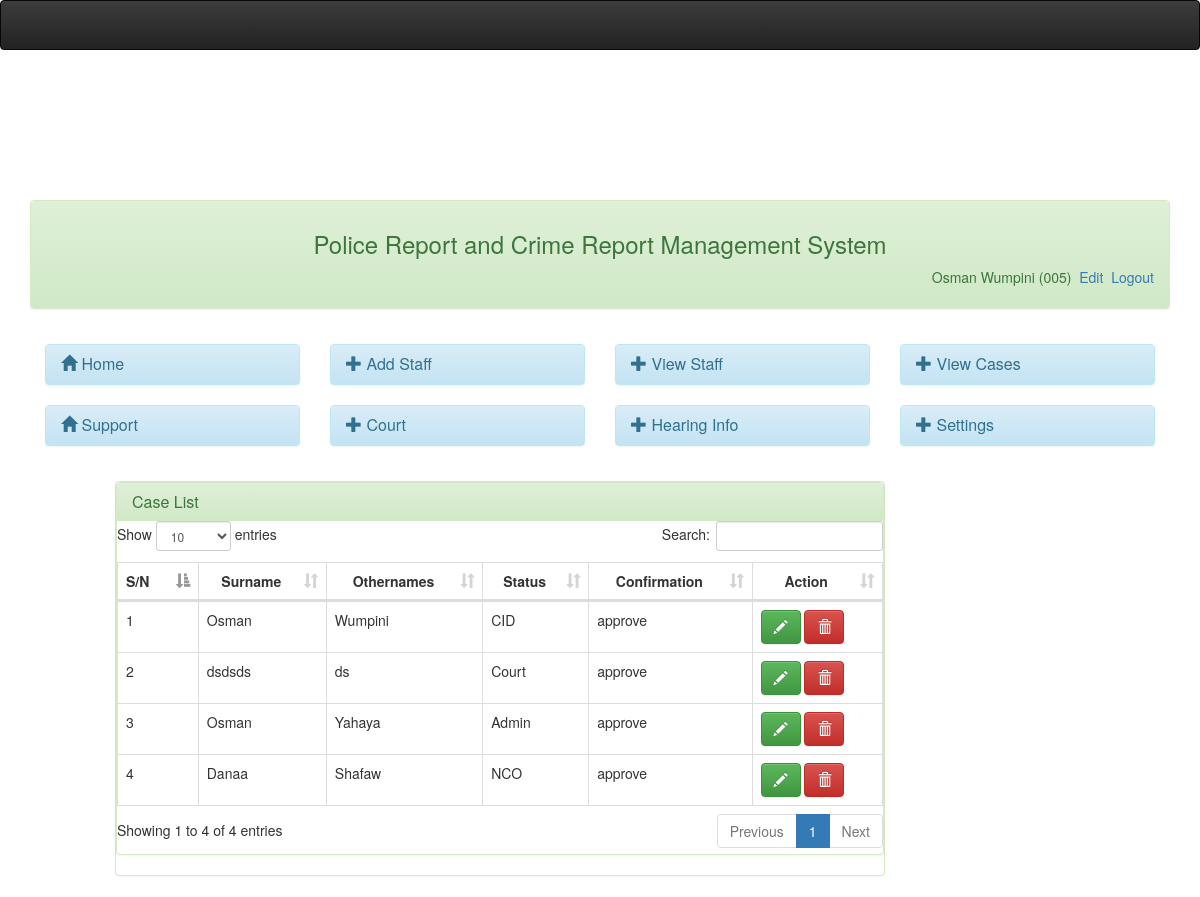
Page /admin/user.php (signed in) on the committed database.
### tables this page shows
CREATE TABLE `userlogin` (
  `id` int(11) NOT NULL,
  `staffid` varchar(20) NOT NULL,
  `status` varchar(50) NOT NULL,
  `password` varchar(50) NOT NULL,
  `surname` varchar(50) NOT NULL,
  `othernames` varchar(50) NOT NULL,
  `confirmation` text DEFAULT NULL
);

### admin/session.php (called while the page is built, shortened)
<?php
$session_id=$_SESSION['staffid'];
?>

### admin/user.php (the view, shortened to what this page needs)
<?php
include('dbconnect.php');
include('header.php');
 ?>
<br />
<div class="container-fluid">
	<?php include('menubar.php');?>
	<div class="col-md-1"></div>
	<div class="col-md-8">
		<div class="panel panel-success">
			<div class="panel panel-success">
			 	<div class="panel-heading">
			 		<h3 class="panel-title">
			 			Case List
			 		</h3>
			 	</div>
<div id="trans-table">
<table id="myTable-trans" class="table table-bordered table-hover" cellspacing="0" width="100%">
	<thead>
	    <tr>
	        <th>S/N</th>
	        <th ><center>Surname</center></th>
	        <th><center>Othernames</center></th>
	        <th><center>Status</center></th>
	        <th><center>Confirmation</center></th>
	        <th><center>Action</center></th>
	    </tr>
	</thead>
    <tbody>
    	<?php
		$sn=0;
		$query=mysqli_query($dbcon,"select * from userlogin");
		while($row = mysqli_fetch_array($query)){
		$id = $row['staffid'];
		$sn++;
		?>
		<tr>
        <td><?php echo $sn;?></td>
		<td><?php echo $row['surname'];?></td>
		<td><?php echo $row['othernames']; ?></td>
		<td><?php echo $row['status']; ?></td>
		<td><?php echo $row['confirmation']; ?></td>
		<td class="empty" width="">
			<button type="button" data-toggle="modal" data-target="#edit<?php echo $row['staffid'];?>" data-placement="left" title="Click to edit"   class="btn btn-success"><span class="glyphicon glyphicon-pencil" aria-hidden="true"></span></button>
		<button type="button" data-toggle="modal" data-target="#<?php echo $id;?>" data-placement="left"  class="btn btn-danger"><span class="glyphicon glyphicon-trash" aria-hidden="true"></span></button>
		</td>
		</tr>
	<?php } ?>
    </tbody>
</table>
</div>
</div>
	</div>
</div>
</body>
</html>

### admin/menubar.php
<div class="col-md-12">
	<div class="panel panel-success">
		<div class="panel-heading" style="padding-bottom: 40px;">
			<center><h3>Police Report and Crime Report Management System</h3></center>
                 	<?php
					include('session.php');
					include('dbconnect.php');
					$query= mysqli_query($dbcon,"select * from userlogin where staffid = '$session_id'")or die(mysqli_error($dbcon));
					$row = mysqli_fetch_array($query);
					?>
                           <span class="pull-right">
                              <?php echo $row['surname']." ". $row['othernames']." (" .$row['staffid'].")";  ?>
                                 <a href="profile.php"><i class="icon-signout icon-large"></i>&nbsp;Edit</a>
                                  <a href="logout.php"><i class="icon-signout icon-large"></i>&nbsp;Logout</a>
                                 </span>
                   </div>
		</div>
		<div class="panel-body">
			<div class="row">
				<div class="col-md-3">
					<div class="panel panel-info">
						<div class="panel-heading">
							<h3 class="panel-title"> <a href="index.php">
								<span class="glyphicon glyphicon-home" aria-hidden="true"></span> Home</a>
						</div>
					</div>
				</div>
				<div class="col-md-3">
					<div class="panel panel-info">
						<div class="panel-heading">
							<h3 class="panel-title"> <a href="addstaff.php">
								<span class="glyphicon glyphicon-plus" aria-hidden="true"></span>
							Add Staff</a>
							</h3>
						</div>
					</div>
				</div>
				<div class="col-md-3">
					<div class="panel panel-info">
						<div class="panel-heading">
							<h3 class="panel-title"> <a href="user.php">
								<span class="glyphicon glyphicon-plus" aria-hidden="true"></span>
							View Staff</a>
							</h3>
						</div>
					</div>
				</div>
				<div class="col-md-3">
					<div class="panel panel-info">
						<div class="panel-heading">
							<h3 class="panel-title"> <a href="caseview.php">
								<span class="glyphicon glyphicon-plus" aria-hidden="true"></span>
							View Cases</a>
							</h3>
						</div>
					</div>
				</div>
			</div>
			<div class="row">
				<div class="col-md-3">
					<div class="panel panel-info">
						<div class="panel-heading">
							<h3 class="panel-title"> <a href="support.php">
								<span class="glyphicon glyphicon-home" aria-hidden="true"></span> Support</a>
						</div>
					</div>
				</div>
				<div class="col-md-3">
					<div class="panel panel-info">
						<div class="panel-heading">
							<h3 class="panel-title"> <a href="court_case.php">
								<span class="glyphicon glyphicon-plus" aria-hidden="true"></span>
							Court</a>
							</h3>
						</div>
					</div>
				</div>
				<div class="col-md-3">
					<div class="panel panel-info">
						<div class="panel-heading">
							<h3 class="panel-title"> <a href="hearing_info1.php">
								<span class="glyphicon glyphicon-plus" aria-hidden="true"></span>
							Hearing Info</a>
							</h3>
						</div>
					</div>
				</div>
				<div class="col-md-3">
					<div class="panel panel-info">
						<div class="panel-heading">
							<h3 class="panel-title"> <a href="profile.php">
								<span class="glyphicon glyphicon-plus" aria-hidden="true"></span>
							Settings</a>
							</h3>
						</div>
					</div>
				</div>
			</div>
		</div>
	</div>
</div>

### assets/css/simple-sidebar.css (style rules this page uses)
body { overflow-x: hidden; }

### rows in the picture
userlogin: surname "Osman", othernames "Wumpini", staffid "005", status "CID", confirmation "approve"
userlogin: surname "dsdsds", othernames "ds", status "Court", confirmation "approve"
userlogin: surname "Osman", othernames "Yahaya", status "Admin", confirmation "approve"
userlogin: surname "Danaa", othernames "Shafaw", status "NCO", confirmation "approve"
